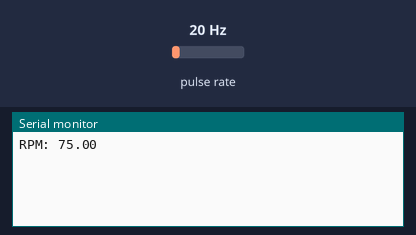
The sketch below on a simulated Arduino Uno, built with avr-gcc and run on an emulated ATmega328P. On the bench: the last lines printed to the serial monitor. Wiring (inferred from the names in the program): pulse sensor: data pin 5. The test bench sets the inputs (shaded band); at power-on: pulse rate 20 Hz.

Above: at 1.2 s.
1.3 s: pulse rate (sensor on pin 5) set to 4 Hz
At 2.6 s:
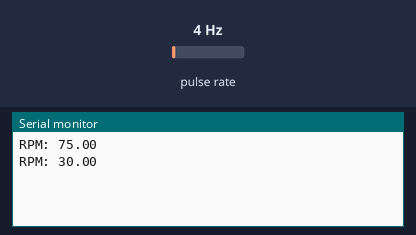
2.8 s: pulse rate (sensor on pin 5) set to 50 Hz
At 3.8 s:
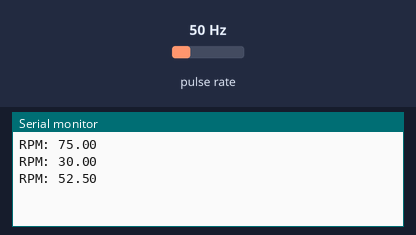
Timing chart, 0 to 5.8 s (numbered marks = the images above; inputs shaded):
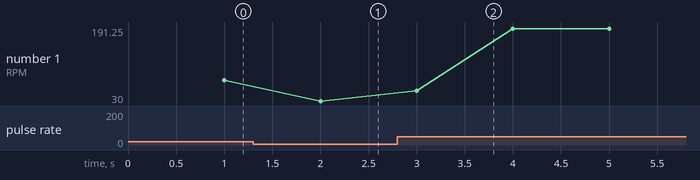

Measured:
- after the input at 1.3 s, the serial monitor: prints a new line after 0.70 s (image 1)
- after the input at 2.8 s, the serial monitor: prints a new line after 0.20 s (image 2)
- plotted number 1: 75 → 30 after the input at 1.3 s, 30 → 183.75 after the input at 2.8 s

The sketch:

Pulse_Counter.ino
```cpp
//Using Timer1 as a pulse counter to calculate RPM

#define T_1 5 //External clock source T1 pin for Timer1 (Check board datasheet and change accordingly)
#define PERIOD 1000 //1000 ms = 1sec
#define TOOTH_CNT 16
#define RPM 60000.0 //60s (defined as a float as used in float calculation)

bool new_data = false;
uint32_t oldTime;

void setup(void)
{
  Serial.begin(115200);

  //---initialize Timer1 as external pulse counter---
  pinMode(T_1, INPUT_PULLUP); //or use analog comparator (ACIC=1)
  TCCR1A = 0x00;
  TCNT1 = 0x00;   //start counting from 0
  TCCR1B = 0x07;  //Start timer1
                  //set Clock Selet Bits (CS1 2:0). CS12=1, CS11=1, CS10=1 :- Clock on Rising Edge
                  //set Clock Selet Bits (CS1 2:0). CS12=1, CS11=1, CS10=0 :- Clock on Falling Edge

  oldTime = millis();
}

void loop()
{
uint16_t count;
uint32_t elapsed_time = millis() - oldTime;

  if (elapsed_time >= PERIOD) {
    TCCR1B = 0x00;  //Timer1 Stopped
    count = TCNT1;  //read Timer1/Counter1 Register
    TCNT1 = 0x00;   //reset counter
    TCCR1B = 0x07;  //restart timer1
    new_data = true;
    oldTime = millis();
  }

  if (new_data) {
    //calculate rpm and print to serial monitor
    float rpm = (count * RPM) / (elapsed_time * TOOTH_CNT);
    Serial.print("RPM: ");
    Serial.println(rpm, 2);
    new_data = false;
  }
}
```
